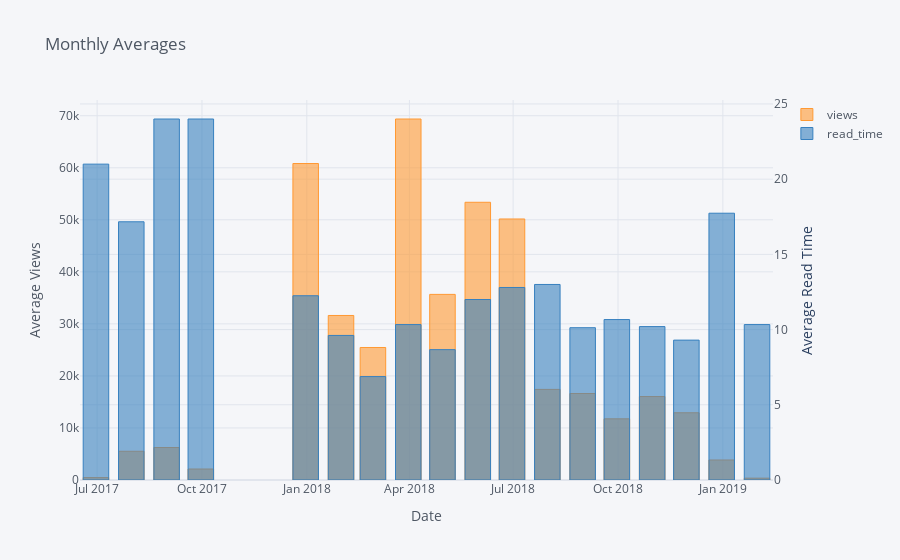

Source (notebook cell):
### Code cell
df2.iplot(
    kind='bar',
    xTitle='Date',
    secondary_y='read_time',
    secondary_y_title='Average Read Time',
    yTitle='Average Views',
    title='Monthly Averages'
)

### Figure 1 — Plotly figure (JSON) as saved in the notebook; plotly's stock layout.template omitted (floating-point values rounded to 4 significant figures)
{"data": [{"marker": {"color": "rgba(255, 153, 51, 0.6)", "line": {"color": "rgba(255, 153, 51, 1.0)", "width": 1}}, "name": "views", "orientation": "v", "text": "", "type": "bar", "x": ["2017-06-30", "2017-07-31", "2017-08-31", "2017-09-30", "2017-10-31", "2017-11-30", "2017-12-31", "2018-01-31", "2018-02-28", "2018-03-31", "2018-04-30", "2018-05-31", "2018-06-30", "2018-07-31", "2018-08-31", "2018-09-30", "2018-10-31", "2018-11-30", "2018-12-31", "2019-01-31"], "y": [463.7, 5521.0, 6243.0, 2113, "", "", 60820.0, 31620.0, 25460.0, 69370.0, 35670.0, 53370.0, 50160.0, 17410, 16620.0, 11760.0, 16040.0, 12920.0, 3845.0, 354.3]}, {"marker": {"color": "rgba(55, 128, 191, 0.6)", "line": {"color": "rgba(55, 128, 191, 1.0)", "width": 1}}, "name": "read_time", "orientation": "v", "text": "", "type": "bar", "x": ["2017-06-30", "2017-07-31", "2017-08-31", "2017-09-30", "2017-10-31", "2017-11-30", "2017-12-31", "2018-01-31", "2018-02-28", "2018-03-31", "2018-04-30", "2018-05-31", "2018-06-30", "2018-07-31", "2018-08-31", "2018-09-30", "2018-10-31", "2018-11-30", "2018-12-31", "2019-01-31"], "xaxis": "x", "y": [21, 17.17, 24, 24, "", "", 12.25, 9.611, 6.875, 10.33, 8.667, 12, 12.8, 13, 10.12, 10.67, 10.2, 9.3, 17.74, 10.33], "yaxis": "y2"}], "layout": {"legend": {"bgcolor": "#F5F6F9", "font": {"color": "#4D5663"}}, "paper_bgcolor": "#F5F6F9", "plot_bgcolor": "#F5F6F9", "title": {"font": {"color": "#4D5663"}, "text": "Monthly Averages"}, "xaxis": {"gridcolor": "#E1E5ED", "showgrid": true, "tickfont": {"color": "#4D5663"}, "title": {"font": {"color": "#4D5663"}, "text": "Date"}, "zerolinecolor": "#E1E5ED"}, "yaxis": {"gridcolor": "#E1E5ED", "showgrid": true, "tickfont": {"color": "#4D5663"}, "title": {"font": {"color": "#4D5663"}, "text": "Average Views"}, "zerolinecolor": "#E1E5ED"}, "yaxis2": {"anchor": "x", "gridcolor": "#E1E5ED", "overlaying": "y", "showgrid": true, "side": "right", "tickfont": {"color": "#4D5663"}, "title": {"text": "Average Read Time"}, "zerolinecolor": "#E1E5ED"}}}
